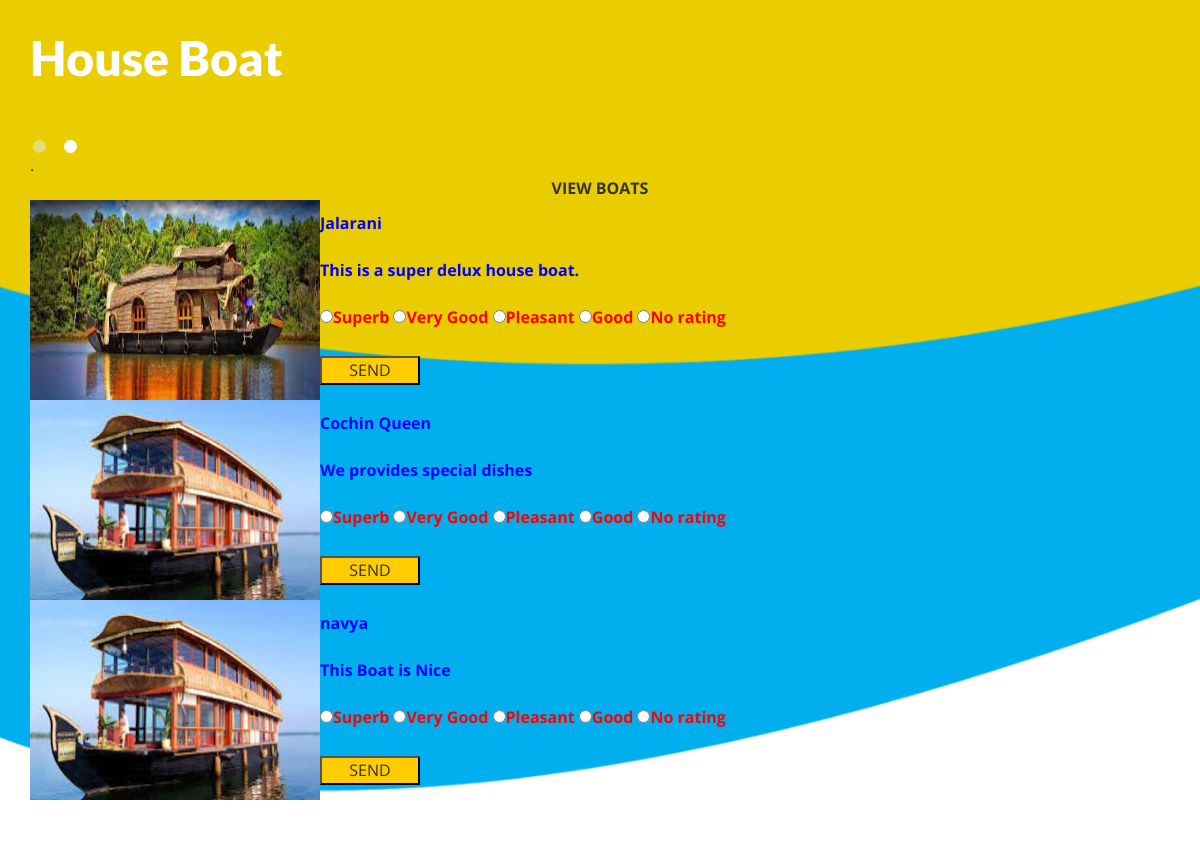
Screenshot of /webcreate/aqua/user/viewboat1.php (signed in) with the database file from the repository.
### tables this page shows
CREATE TABLE `addboat` (
  `bid` int(4) NOT NULL,
  `bname` varchar(30) NOT NULL,
  `des` varchar(200) NOT NULL,
  `regno` varchar(10) NOT NULL,
  `rate` varchar(50) NOT NULL,
  `meals` varchar(10) NOT NULL,
  `bedtype` varchar(20) NOT NULL,
  `bedno` varchar(10) NOT NULL,
  `staffno` varchar(10) NOT NULL,
  `ac` varchar(10) NOT NULL,
  `trano` varchar(10) NOT NULL,
  `sp` varchar(30) NOT NULL,
  `dp` varchar(30) NOT NULL,
  `route` varchar(30) NOT NULL,
  `kf` varchar(20) NOT NULL,
  `balc` varchar(20) NOT NULL,
  `acco` varchar(20) NOT NULL,
  `type` varchar(20) NOT NULL,
  `lake` varchar(20) NOT NULL,
  `photo` varchar(50) NOT NULL,
  `loginid` varchar(10) NOT NULL
);

### webcreate/aqua/connection.php (called while the page is built, shortened)
<?php
class connection
{
var $con,$res;
function getconnection()
{
$this->con=mysqli_connect("localhost","root","");
mysqli_select_db($this->con,"aqua");
}
function execute($q)
{
$this->res=mysqli_query($this->con,$q);
return $this->res;
}
}
?>

### webcreate/aqua/user/viewboat1.php (the view, shortened to what this page needs)
<?php
if(!isset($_SESSION['uname'])) {
   header("Location: ../login.php");
  } include("header.php");
?>
<!DOCTYPE HTML PUBLIC "-//W3C//DTD HTML 4.01 Transitional//EN"
"http://www.w3.org/TR/html4/loose.dtd">
<html>
<head>
   </head>
   <body>
				<form  method="post" name="form1" enctype="multipart/form-data">
.
    <table width="950" align="center" cellpadding="10" cellspacing="10" >
<tr><td align="center"><b>VIEW BOATS</td></tr>
</table>
<table>
<?php
 include("../connection.php");
$ob=new connection();
$sql="select * from addboat";
$res1=$ob->execute($sql);
while($r=mysqli_fetch_array($res1))
{
		?>
  <tr bgcolor="#6699CC">
    <TD rowspan="5" align="center"><img src="../owner/uploads/<?php echo $r[19];?>" height="200" width="290" ></TD></tr>
    <tr ><TD ><b><font color="#0000FF"><?php echo $r[1];?></td></tr>
	 <tr><TD ><b><font color="#0000FF"><?php echo $r[2];?></td></tr>
	<tr><td><input type="radio" name="radio" value="superb" required><font color="#FF0000"><b>Superb
<input type="radio" name="radio" value="Very good"><font color="#FF0000"><b>Very Good
<input type="radio" name="radio" value="pleasant"><font color="#FF0000"><b>Pleasant
<input type="radio" name="radio" value="Good" ><font color="#FF0000"><b>Good
<input type="radio" name="radio" value="No rating" ><font color="#FF0000"><b>No rating
</td></tr>
	<tr><td ><input type="submit" value="SEND" name="b" style="background-color:#FFCC00;WIDTH:100px " >
    <?php
}
?>
</table>
<br><br>
</form>
</body>
</html>

### webcreate/aqua/user/header.php (shortened to what this page needs)
<!DOCTYPE HTML>
<html>
<head>
<link href="css/bootstrap.css" rel='stylesheet' type='text/css' />
<link href="css/style.css" rel='stylesheet' type='text/css' />
</head>
<body>
		<div class="banner" id="home">
		  <div class="header-top">
		    <div class="container">
					 <div class="logo">
							  <a href="userhome.php"><h1>House Boat</h1></a>
				  </div>
		      <div class="clearfix"></div>
			  </div>
		   </div>
			<div class="container">
			       <div class="banner-info">
							 <div class="col-md-6 banner-slider">
					   </div>
					  <div class="col-md-6 banner-pic">
					 </div>
							<div class="clearfix"></div>
				</div>
</body>
</html>

### webcreate/aqua/user/css/style.css (style rules this page uses)
html, body { font-family: 'Open Sans', sans-serif; font-size: 100%; background:#fff; }
body a { transition:0.5s all; -webkit-transition:0.5s all; -moz-transition:0.5s all; -o-transition:0.5s all; -ms-transition:0.5s all; }
input[type="button"],input[type="submit"],li.parallelogram { transition:0.5s all; -webkit-transition:0.5s all; -moz-transition:0.5s all; -o-transition:0.5s all; -ms-transition:0.5s all; }
h1,h2,h3,h4,h5,h6 { margin:0; font-family: 'Lato', sans-serif; }
.banner { background: url(../images/bg.png)no-repeat 0px 0px; background-size: cover; -webkit-background-size: cover; -o-background-size: cover; -moz-background-size: cover; min-height: 895px; }
.header-top { padding: 2em 0em 0 0; }
.logo { float:left; }
.logo a h1 { font-size: 3em; font-weight: 900; color: #fff; font-family: 'Lato', sans-serif; }
.banner-info { margin-top:8%; }
.banner-pic { float: right; padding: 0; }
.banner-slider { padding: 0; }
@media (max-width:1440px) { .banner { background: url(../images/bg.png)no-repeat 0px 0px; background-size: cover; -webkit-background-size: cover; -o-background-size: cover; -moz-background-size: cover; min-height: 845px; } }
@media (max-width:1366px) { .banner { background: url(../images/bg.png)no-repeat 0px 0px; background-size: cover; -webkit-background-size: cover; -o-background-size: cover; -moz-background-size: cover; min-height: 772px; } }
@media (max-width:1366px) { .banner-info { margin-top:6%; } }
@media (max-width:1280px) { .banner { background: url(../images/bg.png)no-repeat 0px 0px; background-size: cover; -webkit-background-size: cover; -o-background-size: cover; -moz-background-size: cover; min-height: 731px; } }

### rows the page displays
addboat: photo (picture), bname "Jalarani", des "This is a super delux house boat."
addboat: photo (picture), bname "Cochin Queen", des "We provides special dishes"
addboat: photo (picture), bname "navya", des "This Boat is Nice"
